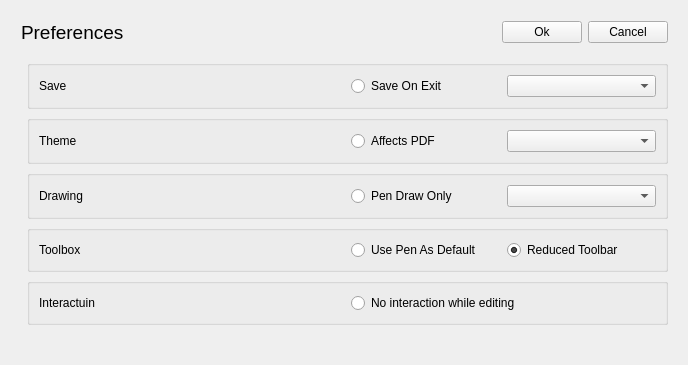
<?xml version="1.0" encoding="UTF-8"?>
<ui version="4.0">
 <author>Melvin Strobl</author>
 <class>PreferencesDialog</class>
 <widget class="QWidget" name="PreferencesDialog">
  <property name="geometry">
   <rect>
    <x>0</x>
    <y>0</y>
    <width>688</width>
    <height>365</height>
   </rect>
  </property>
  <property name="sizePolicy">
   <sizepolicy hsizetype="Preferred" vsizetype="Preferred">
    <horstretch>0</horstretch>
    <verstretch>0</verstretch>
   </sizepolicy>
  </property>
  <property name="windowTitle">
   <string>UNote - Preferences</string>
  </property>
  <layout class="QVBoxLayout" name="verticalLayout">
   <item>
    <widget class="QWidget" name="centralwidget" native="true">
     <widget class="QWidget" name="layoutWidget">
      <property name="geometry">
       <rect>
        <x>10</x>
        <y>10</y>
        <width>647</width>
        <height>318</height>
       </rect>
      </property>
      <layout class="QVBoxLayout" name="verticalLayout_3">
       <item>
        <layout class="QHBoxLayout" name="horizontalLayout">
         <item>
          <widget class="QLabel" name="label">
           <property name="font">
            <font>
             <pointsize>14</pointsize>
            </font>
           </property>
           <property name="text">
            <string>Preferences</string>
           </property>
          </widget>
         </item>
         <item>
          <spacer name="horizontalSpacer">
           <property name="orientation">
            <enum>Qt::Horizontal</enum>
           </property>
           <property name="sizeHint" stdset="0">
            <size>
             <width>40</width>
             <height>20</height>
            </size>
           </property>
          </spacer>
         </item>
         <item>
          <widget class="QPushButton" name="pushButtonOk">
           <property name="text">
            <string>Ok</string>
           </property>
           <property name="shortcut">
            <string>Return</string>
           </property>
          </widget>
         </item>
         <item>
          <widget class="QPushButton" name="pushButtonCancel">
           <property name="text">
            <string>Cancel</string>
           </property>
           <property name="shortcut">
            <string>Esc</string>
           </property>
          </widget>
         </item>
        </layout>
       </item>
       <item>
        <spacer name="verticalSpacer_2">
         <property name="orientation">
          <enum>Qt::Vertical</enum>
         </property>
         <property name="sizeType">
          <enum>QSizePolicy::Fixed</enum>
         </property>
         <property name="sizeHint" stdset="0">
          <size>
           <width>20</width>
           <height>10</height>
          </size>
         </property>
        </spacer>
       </item>
       <item>
        <layout class="QFormLayout" name="formLayout">
         <property name="fieldGrowthPolicy">
          <enum>QFormLayout::AllNonFixedFieldsGrow</enum>
         </property>
         <item row="0" column="1">
          <widget class="QGroupBox" name="horizontalGroupBoxSaveSettings">
           <property name="sizePolicy">
            <sizepolicy hsizetype="Preferred" vsizetype="Preferred">
             <horstretch>0</horstretch>
             <verstretch>0</verstretch>
            </sizepolicy>
           </property>
           <property name="title">
            <string/>
           </property>
           <layout class="QHBoxLayout" name="horizontalLayout_2">
            <item>
             <widget class="QLabel" name="labelAutosave">
              <property name="text">
               <string>Save</string>
              </property>
             </widget>
            </item>
            <item>
             <layout class="QHBoxLayout" name="horizontalLayout_5">
              <item>
               <widget class="QRadioButton" name="radioButtonSaveOnExit">
                <property name="text">
                 <string>Save On Exit</string>
                </property>
               </widget>
              </item>
              <item>
               <widget class="QComboBox" name="comboBoxAutosaveMode"/>
              </item>
             </layout>
            </item>
           </layout>
          </widget>
         </item>
         <item row="1" column="1">
          <widget class="QGroupBox" name="horizontalGroupBoxThemeSettings">
           <layout class="QHBoxLayout" name="horizontalLayout_3">
            <item>
             <widget class="QLabel" name="labelTheme">
              <property name="text">
               <string>Theme</string>
              </property>
             </widget>
            </item>
            <item>
             <layout class="QHBoxLayout" name="horizontalLayout_7">
              <item>
               <widget class="QRadioButton" name="radioButtonAffectsPDF">
                <property name="text">
                 <string>Affects PDF</string>
                </property>
                <property name="checked">
                 <bool>false</bool>
                </property>
               </widget>
              </item>
              <item>
               <widget class="QComboBox" name="comboBoxThemeSelect"/>
              </item>
             </layout>
            </item>
           </layout>
          </widget>
         </item>
         <item row="2" column="1">
          <widget class="QGroupBox" name="horizontalGroupBoxDrawingSettings">
           <property name="sizePolicy">
            <sizepolicy hsizetype="Preferred" vsizetype="Preferred">
             <horstretch>0</horstretch>
             <verstretch>0</verstretch>
            </sizepolicy>
           </property>
           <layout class="QHBoxLayout" name="horizontalLayout_4">
            <item>
             <widget class="QLabel" name="labelPenDraw">
              <property name="text">
               <string>Drawing</string>
              </property>
             </widget>
            </item>
            <item>
             <layout class="QHBoxLayout" name="horizontalLayout_6">
              <item>
               <widget class="QRadioButton" name="radioButtonPenDrawOnly">
                <property name="text">
                 <string>Pen Draw Only</string>
                </property>
                <property name="checked">
                 <bool>false</bool>
                </property>
               </widget>
              </item>
              <item>
               <widget class="QComboBox" name="comboBoxDrawingMode"/>
              </item>
             </layout>
            </item>
           </layout>
          </widget>
         </item>
         <item row="3" column="1">
          <widget class="QGroupBox" name="horizontalGroupBoxToolboxSettings">
           <property name="sizePolicy">
            <sizepolicy hsizetype="Preferred" vsizetype="Preferred">
             <horstretch>0</horstretch>
             <verstretch>0</verstretch>
            </sizepolicy>
           </property>
           <layout class="QHBoxLayout" name="horizontalLayout_8">
            <item>
             <widget class="QLabel" name="labelToolBox">
              <property name="text">
               <string>Toolbox</string>
              </property>
             </widget>
            </item>
            <item>
             <layout class="QHBoxLayout" name="horizontalLayout_9">
              <item>
               <widget class="QRadioButton" name="radioButtonUsePenAsDefault">
                <property name="toolTip">
                 <string>Show only relevant tools. E.g. in tablet mode, a Text Box is not relevant.</string>
                </property>
                <property name="text">
                 <string>Use Pen As Default</string>
                </property>
                <property name="checked">
                 <bool>false</bool>
                </property>
               </widget>
              </item>
              <item>
               <widget class="QRadioButton" name="radioButtonToolboxFollowsEdit">
                <property name="toolTip">
                 <string>Show only relevant tools. E.g. in tablet mode, a Text Box is not relevant.</string>
                </property>
                <property name="text">
                 <string>Reduced Toolbar</string>
                </property>
                <property name="checked">
                 <bool>true</bool>
                </property>
               </widget>
              </item>
             </layout>
            </item>
           </layout>
          </widget>
         </item>
         <item row="4" column="1">
          <widget class="QGroupBox" name="horizontalGroupBoxToolboxSettings_2">
           <property name="sizePolicy">
            <sizepolicy hsizetype="Preferred" vsizetype="Preferred">
             <horstretch>0</horstretch>
             <verstretch>0</verstretch>
            </sizepolicy>
           </property>
           <layout class="QHBoxLayout" name="horizontalLayout_10">
            <item>
             <widget class="QLabel" name="labelToolBox_2">
              <property name="text">
               <string>Interactuin</string>
              </property>
             </widget>
            </item>
            <item>
             <layout class="QHBoxLayout" name="horizontalLayout_11">
              <item>
               <widget class="QRadioButton" name="radioButtonNoInteractionWhileEditing">
                <property name="toolTip">
                 <string>Show only relevant tools. E.g. in tablet mode, a Text Box is not relevant.</string>
                </property>
                <property name="text">
                 <string>No interaction while editing</string>
                </property>
                <property name="checked">
                 <bool>false</bool>
                </property>
               </widget>
              </item>
             </layout>
            </item>
           </layout>
          </widget>
         </item>
        </layout>
       </item>
      </layout>
     </widget>
    </widget>
   </item>
  </layout>
 </widget>
 <resources/>
 <connections/>
</ui>
